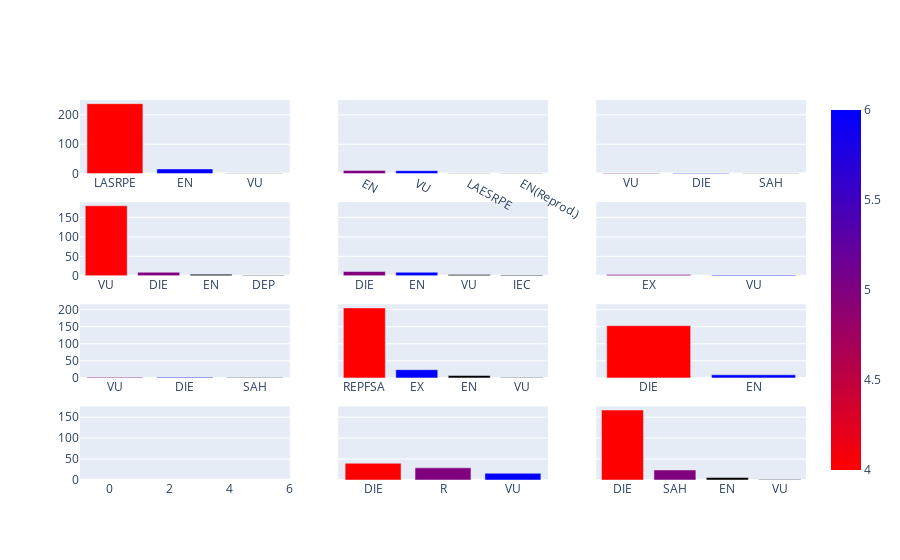

Write notebook code for a chart like this one.
### Code cell
from plotly.subplots import make_subplots
import plotly.graph_objects as go

fig = make_subplots(rows=4, cols=3, shared_yaxes=True)

fig.add_trace(go.Bar(x=df_final['AND'].unique(), y=(df_final['AND'].value_counts()),
                    marker=dict(color=[4, 5, 6], coloraxis="coloraxis")),
              1, 1)


fig.add_trace(go.Bar(x=df_final['ARA'].unique(), y=(df_final['ARA'].value_counts()),
                    marker=dict(color=[4, 5, 6], coloraxis="coloraxis")),
              1, 2)

fig.add_trace(go.Bar(x=df_final['AST'].unique(), y=(df_final['AST'].value_counts()),
                    marker=dict(color=[4, 5, 6], coloraxis="coloraxis")),
              1, 3)

fig.add_trace(go.Bar(x=df_final['BAL'].unique(), y=(df_final['BAL'].value_counts()),
                    marker=dict(color=[4, 5, 6], coloraxis="coloraxis")),
              2, 1)


fig.add_trace(go.Bar(x=df_final['CANA'].unique(), y=(df_final['CANA'].value_counts()),
                    marker=dict(color=[4, 5, 6], coloraxis="coloraxis")),
              2, 2)


fig.add_trace(go.Bar(x=df_final['CANT'].unique(), y=(df_final['CANT'].value_counts()),
                    marker=dict(color=[4, 5, 6], coloraxis="coloraxis")),
              2, 3)

fig.add_trace(go.Bar(x=df_final['AST'].unique(), y=(df_final['AST'].value_counts()),
                    marker=dict(color=[4, 5, 6], coloraxis="coloraxis")),
              3, 1)

fig.add_trace(go.Bar(x=df_final['CAT'].unique(), y=(df_final['CAT'].value_counts()),
                    marker=dict(color=[4, 5, 6], coloraxis="coloraxis")),
              3, 2)
fig.add_trace(go.Bar(x=df_final['CLM'].unique(), y=(df_final['CLM'].value_counts()),
                    marker=dict(color=[4, 5, 6], coloraxis="coloraxis")),
              3, 3)
fig.add_trace(go.Bar(x=df_final['CYL'].unique(), y=(df_final['CYL'].value_counts()),
                    marker=dict(color=[4, 5, 6], coloraxis="coloraxis")),
              4, 1)
fig.add_trace(go.Bar(x=df_final['EUSK'].unique(), y=(df_final['EUSK'].value_counts()),
                    marker=dict(color=[4, 5, 6], coloraxis="coloraxis")),
              4, 2)
fig.add_trace(go.Bar(x=df_final['EXT'].unique(), y=(df_final['EXT'].value_counts()),
                    marker=dict(color=[4, 5, 6], coloraxis="coloraxis")),
              4, 3)



fig.update_layout(coloraxis=dict(colorscale='Bluered_r'), showlegend=False)
fig.show()

### Figure 1 — Plotly figure (JSON) as saved in the notebook; plotly's stock layout.template omitted (floating-point values rounded to 4 significant figures)
{"data": [{"marker": {"color": [4, 5, 6], "coloraxis": "coloraxis"}, "type": "bar", "x": ["LASRPE", null, "EN", "VU", "EX"], "xaxis": "x", "y": [238, 17, 16, 1], "yaxis": "y"}, {"marker": {"color": [4, 5, 6], "coloraxis": "coloraxis"}, "type": "bar", "x": [null, "EN", "VU", "LAESRPE", "EN(Reprod.)", "EN (Sist. Ib.)/LAESRPE"], "xaxis": "x2", "y": [14, 11, 10, 1, 1], "yaxis": "y2"}, {"marker": {"color": [4, 5, 6], "coloraxis": "coloraxis"}, "type": "bar", "x": [null, "VU", "DIE", "SAH", "EN"], "xaxis": "x3", "y": [6, 2, 2, 1], "yaxis": "y3"}, {"marker": {"color": [4, 5, 6], "coloraxis": "coloraxis"}, "type": "bar", "x": ["VU", "DIE", null, "EN", "DEP", "DIE/VU"], "xaxis": "x4", "y": [180, 9, 4, 4, 1], "yaxis": "y4"}, {"marker": {"color": [4, 5, 6], "coloraxis": "coloraxis"}, "type": "bar", "x": [null, "DIE", "EN", "VU", "IEC", "DIE/VU"], "xaxis": "x5", "y": [36, 11, 9, 3, 2], "yaxis": "y5"}, {"marker": {"color": [4, 5, 6], "coloraxis": "coloraxis"}, "type": "bar", "x": [null, "EX", "VU", "EN"], "xaxis": "x6", "y": [6, 3, 2], "yaxis": "y6"}, {"marker": {"color": [4, 5, 6], "coloraxis": "coloraxis"}, "type": "bar", "x": [null, "VU", "DIE", "SAH", "EN"], "xaxis": "x7", "y": [6, 2, 2, 1], "yaxis": "y7"}, {"marker": {"color": [4, 5, 6], "coloraxis": "coloraxis"}, "type": "bar", "x": ["REPFSA", null, "EX", "EN", "VU", "EN/REPFSA"], "xaxis": "x8", "y": [205, 35, 24, 7, 1], "yaxis": "y8"}, {"marker": {"color": [4, 5, 6], "coloraxis": "coloraxis"}, "type": "bar", "x": ["DIE", null, "EN", "VU"], "xaxis": "x9", "y": [153, 49, 9], "yaxis": "y9"}, {"marker": {"color": [4, 5, 6], "coloraxis": "coloraxis"}, "type": "bar", "x": [null], "xaxis": "x10", "y": [], "yaxis": "y10"}, {"marker": {"color": [4, 5, 6], "coloraxis": "coloraxis"}, "type": "bar", "x": ["DIE", "R", "VU", null, "EN"], "xaxis": "x11", "y": [40, 29, 16, 9], "yaxis": "y11"}, {"marker": {"color": [4, 5, 6], "coloraxis": "coloraxis"}, "type": "bar", "x": ["DIE", "SAH", null, "EN", "VU", "EX"], "xaxis": "x12", "y": [167, 24, 19, 6, 1], "yaxis": "y12"}], "layout": {"coloraxis": {"colorscale": [[0, "rgb(255,0,0)"], [1, "rgb(0,0,255)"]]}, "showlegend": false, "xaxis": {"anchor": "y", "domain": [0, 0.2889]}, "xaxis10": {"anchor": "y10", "domain": [0, 0.2889]}, "xaxis11": {"anchor": "y11", "domain": [0.3556, 0.6444]}, "xaxis12": {"anchor": "y12", "domain": [0.7111, 1]}, "xaxis2": {"anchor": "y2", "domain": [0.3556, 0.6444]}, "xaxis3": {"anchor": "y3", "domain": [0.7111, 1]}, "xaxis4": {"anchor": "y4", "domain": [0, 0.2889]}, "xaxis5": {"anchor": "y5", "domain": [0.3556, 0.6444]}, "xaxis6": {"anchor": "y6", "domain": [0.7111, 1]}, "xaxis7": {"anchor": "y7", "domain": [0, 0.2889]}, "xaxis8": {"anchor": "y8", "domain": [0.3556, 0.6444]}, "xaxis9": {"anchor": "y9", "domain": [0.7111, 1]}, "yaxis": {"anchor": "x", "domain": [0.8063, 1]}, "yaxis10": {"anchor": "x10", "domain": [0, 0.1938]}, "yaxis11": {"anchor": "x11", "domain": [0, 0.1938], "matches": "y10", "showticklabels": false}, "yaxis12": {"anchor": "x12", "domain": [0, 0.1938], "matches": "y10", "showticklabels": false}, "yaxis2": {"anchor": "x2", "domain": [0.8063, 1], "matches": "y", "showticklabels": false}, "yaxis3": {"anchor": "x3", "domain": [0.8063, 1], "matches": "y", "showticklabels": false}, "yaxis4": {"anchor": "x4", "domain": [0.5375, 0.7312]}, "yaxis5": {"anchor": "x5", "domain": [0.5375, 0.7312], "matches": "y4", "showticklabels": false}, "yaxis6": {"anchor": "x6", "domain": [0.5375, 0.7312], "matches": "y4", "showticklabels": false}, "yaxis7": {"anchor": "x7", "domain": [0.2687, 0.4625]}, "yaxis8": {"anchor": "x8", "domain": [0.2687, 0.4625], "matches": "y7", "showticklabels": false}, "yaxis9": {"anchor": "x9", "domain": [0.2687, 0.4625], "matches": "y7", "showticklabels": false}}}
